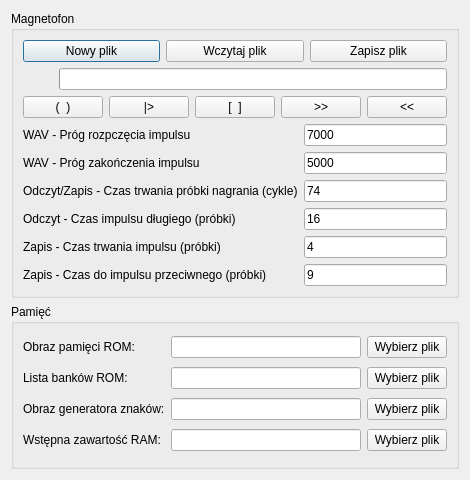
<?xml version="1.0" encoding="UTF-8"?>
<ui version="4.0">
 <class>TapePlayer</class>
 <widget class="QDialog" name="TapePlayer">
  <property name="geometry">
   <rect>
    <x>0</x>
    <y>0</y>
    <width>439</width>
    <height>480</height>
   </rect>
  </property>
  <property name="windowTitle">
   <string>Magnetofon i pamięć</string>
  </property>
  <layout class="QGridLayout" name="gridLayout_2">
   <item row="1" column="0">
    <widget class="QGroupBox" name="PanelTapePlayer">
     <property name="title">
      <string>Magnetofon</string>
     </property>
     <layout class="QVBoxLayout" name="verticalLayout">
      <item>
       <layout class="QHBoxLayout" name="horizontalLayout_2">
        <item>
         <widget class="QPushButton" name="FileNew">
          <property name="text">
           <string>Nowy plik</string>
          </property>
         </widget>
        </item>
        <item>
         <widget class="QPushButton" name="FileLoad">
          <property name="text">
           <string>Wczytaj plik</string>
          </property>
         </widget>
        </item>
        <item>
         <widget class="QPushButton" name="FileSave">
          <property name="text">
           <string>Zapisz plik</string>
          </property>
         </widget>
        </item>
       </layout>
      </item>
      <item>
       <layout class="QHBoxLayout" name="horizontalLayout_3">
        <item>
         <widget class="QLabel" name="TapePlayerState">
          <property name="minimumSize">
           <size>
            <width>30</width>
            <height>0</height>
           </size>
          </property>
          <property name="text">
           <string/>
          </property>
         </widget>
        </item>
        <item>
         <widget class="QProgressBar" name="TapePosition">
          <property name="maximum">
           <number>199</number>
          </property>
          <property name="value">
           <number>0</number>
          </property>
          <property name="textVisible">
           <bool>false</bool>
          </property>
         </widget>
        </item>
       </layout>
      </item>
      <item>
       <layout class="QHBoxLayout" name="horizontalLayout">
        <item>
         <widget class="QPushButton" name="PlayerRecord">
          <property name="text">
           <string>(  )</string>
          </property>
         </widget>
        </item>
        <item>
         <widget class="QPushButton" name="PlayerStart">
          <property name="text">
           <string>|&gt;</string>
          </property>
         </widget>
        </item>
        <item>
         <widget class="QPushButton" name="PlayerStop">
          <property name="text">
           <string>[  ]</string>
          </property>
         </widget>
        </item>
        <item>
         <widget class="QPushButton" name="PlayerForward">
          <property name="text">
           <string>&gt;&gt;</string>
          </property>
         </widget>
        </item>
        <item>
         <widget class="QPushButton" name="PlayerRewind">
          <property name="text">
           <string>&lt;&lt;</string>
          </property>
         </widget>
        </item>
       </layout>
      </item>
      <item>
       <layout class="QGridLayout" name="gridLayout">
        <item row="3" column="1">
         <widget class="QLineEdit" name="SetSampleT">
          <property name="text">
           <string>74</string>
          </property>
         </widget>
        </item>
        <item row="1" column="0">
         <widget class="QLabel" name="SetThresholdL">
          <property name="text">
           <string>WAV - Próg rozpczęcia impulsu</string>
          </property>
         </widget>
        </item>
        <item row="4" column="0">
         <widget class="QLabel" name="SetPulseTimeL">
          <property name="text">
           <string>Odczyt - Czas impulsu długiego (próbki)</string>
          </property>
         </widget>
        </item>
        <item row="3" column="0">
         <widget class="QLabel" name="SetSampleL">
          <property name="text">
           <string>Odczyt/Zapis - Czas trwania próbki nagrania (cykle)</string>
          </property>
         </widget>
        </item>
        <item row="2" column="0">
         <widget class="QLabel" name="SetThreshold0L">
          <property name="text">
           <string>WAV - Próg zakończenia impulsu</string>
          </property>
         </widget>
        </item>
        <item row="1" column="1">
         <widget class="QLineEdit" name="SetThresholdT">
          <property name="text">
           <string>7000</string>
          </property>
         </widget>
        </item>
        <item row="2" column="1">
         <widget class="QLineEdit" name="SetThreshold0T">
          <property name="text">
           <string>5000</string>
          </property>
         </widget>
        </item>
        <item row="4" column="1">
         <widget class="QLineEdit" name="SetPulseTimeT">
          <property name="text">
           <string>16</string>
          </property>
         </widget>
        </item>
        <item row="5" column="0">
         <widget class="QLabel" name="SetSavePulseLengthL">
          <property name="text">
           <string>Zapis - Czas trwania impulsu (próbki)</string>
          </property>
         </widget>
        </item>
        <item row="6" column="0">
         <widget class="QLabel" name="SetSaveInvertTimeL">
          <property name="text">
           <string>Zapis - Czas do impulsu przeciwnego (próbki)</string>
          </property>
         </widget>
        </item>
        <item row="5" column="1">
         <widget class="QLineEdit" name="SetSavePulseLengthT">
          <property name="text">
           <string>4</string>
          </property>
         </widget>
        </item>
        <item row="6" column="1">
         <widget class="QLineEdit" name="SetSaveInvertTimeT">
          <property name="text">
           <string>9</string>
          </property>
         </widget>
        </item>
       </layout>
      </item>
     </layout>
    </widget>
   </item>
   <item row="2" column="0">
    <widget class="QGroupBox" name="PanelMemory">
     <property name="title">
      <string>Pamięć</string>
     </property>
     <layout class="QGridLayout" name="gridLayout_3">
      <item row="0" column="0">
       <widget class="QLabel" name="MemRomL">
        <property name="text">
         <string>Obraz pamięci ROM:</string>
        </property>
       </widget>
      </item>
      <item row="0" column="1">
       <widget class="QLineEdit" name="MemRomT">
        <property name="text">
         <string/>
        </property>
       </widget>
      </item>
      <item row="0" column="2">
       <widget class="QPushButton" name="MemRomB">
        <property name="text">
         <string>Wybierz plik</string>
        </property>
       </widget>
      </item>
      <item row="1" column="0">
       <widget class="QLabel" name="MemLstL">
        <property name="text">
         <string>Lista banków ROM:</string>
        </property>
       </widget>
      </item>
      <item row="1" column="1">
       <widget class="QLineEdit" name="MemLstT">
        <property name="text">
         <string/>
        </property>
       </widget>
      </item>
      <item row="1" column="2">
       <widget class="QPushButton" name="MemLstB">
        <property name="text">
         <string>Wybierz plik</string>
        </property>
       </widget>
      </item>
      <item row="2" column="0">
       <widget class="QLabel" name="MemChrL">
        <property name="text">
         <string>Obraz generatora znaków:</string>
        </property>
       </widget>
      </item>
      <item row="2" column="1">
       <widget class="QLineEdit" name="MemChrT">
        <property name="text">
         <string/>
        </property>
       </widget>
      </item>
      <item row="2" column="2">
       <widget class="QPushButton" name="MemChrB">
        <property name="text">
         <string>Wybierz plik</string>
        </property>
       </widget>
      </item>
      <item row="3" column="0">
       <widget class="QLabel" name="MemRamL">
        <property name="text">
         <string>Wstępna zawartość RAM:</string>
        </property>
       </widget>
      </item>
      <item row="3" column="1">
       <widget class="QLineEdit" name="MemRamT">
        <property name="text">
         <string/>
        </property>
       </widget>
      </item>
      <item row="3" column="2">
       <widget class="QPushButton" name="MemRamB">
        <property name="text">
         <string>Wybierz plik</string>
        </property>
       </widget>
      </item>
     </layout>
    </widget>
   </item>
  </layout>
 </widget>
 <resources/>
 <connections/>
</ui>
